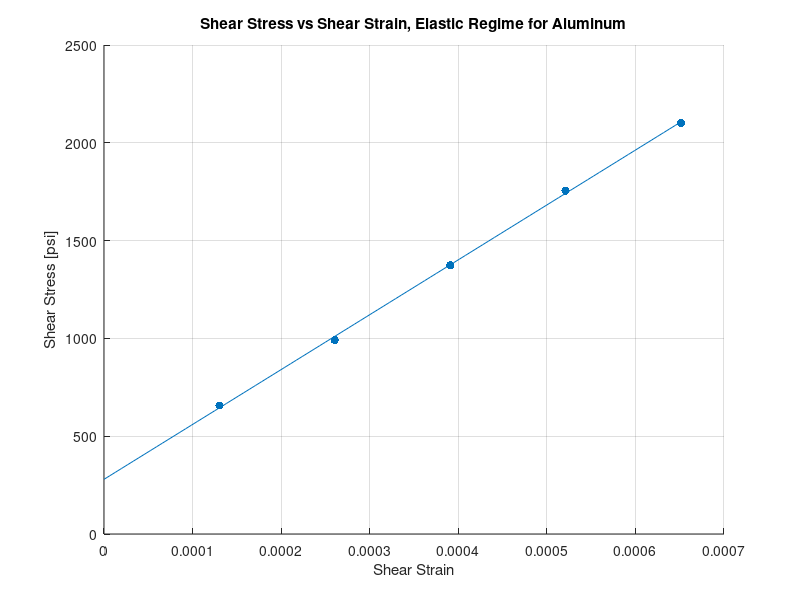

Source code (MATLAB): (Note: this script raises an error after producing the figure.)
%% MAE 374 LAB 2 Main Script
clear, clc, close all

%% Raw Data

alum.length_in = 12.1;
alum.dia_in = [0.758 0.748 0.752];
alum.avgDia_in = mean(alum.dia_in);
alum.rad_in = alum.avgDia_in/2;

alum.twist_deg   = [0.24 0.48 0.72 0.96 1.20];
alum.torque_lbin = [55   83   115  147  176];
alum.twist_rad   = deg2rad(alum.twist_deg);

% https://www.engineeringtoolbox.com/modulus-rigidity-d_946.html
% alum 6061

alum.stShearMod_psi = 3.5e6;

steel.length_in = 14.0;
steel.dia_in = [0.750 0.754 0.750];
steel.avgDia_in = mean(steel.dia_in);
steel.rad_in    = steel.avgDia_in/2;

steel.twist_deg   = [0.24 0.48 0.72 0.96 1.20];
steel.torque_lbin = [138  200  259  302  354];
steel.twist_rad = deg2rad(steel.twist_deg);

steel.stShearMod_psi = 1.12e7;

%% Calculations

material.Aluminum = alum;
material.Steel = steel;

matList = fieldnames(material);
n = length(matList);

for k = 1:n
    name = matList{k};

    % first calculate polar moment of inertia
    material.(name).J_in4 = (pi * (material.(name).rad_in)^4)/2;

    % calculate shear stress at each point
    material.(name).tau_psi = (material.(name).torque_lbin .* material.(name).rad_in)./material.(name).J_in4;

    % calculate shear strain at each point
    material.(name).gamma = (material.(name).rad_in .* material.(name).twist_rad)./material.(name).length_in;

    % find shear modulus using the line of best fit
    material.(name).bestFit = polyfit(material.(name).gamma, material.(name).tau_psi,1);

    % shear modulus for each point, then avg
    material.(name).allShearModulus_psi = material.(name).tau_psi./material.(name).gamma;
    material.(name).shearModulus_psi = mean(material.(name).allShearModulus_psi);

    % shear modulus error
    material.(name).allShearErr = abs(material.(name).stShearMod_psi-material.(name).allShearModulus_psi)./material.(name).stShearMod_psi * 100;
    material.(name).shearErr = abs(material.(name).stShearMod_psi - material.(name).shearModulus_psi)/material.(name).stShearMod_psi * 100;

    % strain error
    material.(name).stGamma = material.(name).tau_psi./material.(name).stShearMod_psi;
    material.(name).gammaErr = abs(material.(name).stGamma-material.(name).gamma)./material.(name).stGamma * 100;


    % plot the results
    x = linspace(0,material.(name).gamma(end));
    y = polyval(material.(name).bestFit,x);
    figure('Name', name)
    scatter(material.(name).gamma, material.(name).tau_psi,'filled');
    hold on, grid on
    plot(x, y)
    xlabel('Shear Strain')
    ylabel('Shear Stress [psi]')
    title(['Shear Stress vs Shear Strain, Elastic Regime for ', name])
    ax = gca;
    ax.FontSize = 20;

end

%% Output

fprintf('Aluminum: \n')
fprintf('Torque [lb-in] \t Twist [deg] \t Twist [rad] \t Tau [psi] \t Gamma \t\t G exp [psi] \t G Err \t\t Theor Gamma \t Gamma Err\n')
fprintf('%10.3f \t %10.3f \t %10.3f \t %10.3f \t %10.6f \t %10.3f \t %10.3f \t %10.6f \t %10.3f\n', [material.Aluminum.torque_lbin; material.Aluminum.twist_deg; material.Aluminum.twist_rad; material.Aluminum.tau_psi; material.Aluminum.gamma; material.Aluminum.allShearModulus_psi; material.Aluminum.allShearErr; material.Aluminum.stGamma; material.Aluminum.gammaErr])
fprintf('\nShear Modulus Exp (psi):\t %0.3f\n', material.Aluminum.shearModulus_psi)
fprintf('Shear Modulus Err (psi):\t %0.3f%%\n\n', material.Aluminum.shearErr)

fprintf('Steel: \n')
fprintf('Torque [lb-in] \t Twist [deg] \t Twist [rad] \t Tau [psi] \t Gamma \t\t G exp [psi] \t G Err \t\t Theor Gamma \t Gamma Err\n')
fprintf('%10.3f \t %10.3f \t %10.3f \t %10.3f \t %10.6f \t %10.3f \t %10.3f \t %10.6f \t %10.3f\n', [material.Steel.torque_lbin; material.Steel.twist_deg; material.Steel.twist_rad; material.Steel.tau_psi; material.Steel.gamma; material.Steel.allShearModulus_psi; material.Steel.allShearErr; material.Steel.stGamma; material.Steel.gammaErr])
fprintf('\nShear Modulus Exp (psi):\t %0.3f\n', material.Steel.shearModulus_psi)
fprintf('Shear Modulus Err (psi):\t %0.3f%%\n\n', material.Steel.shearErr)

%% plot of gammas
figure('Name','Gammas');
scatter(material.Aluminum.gamma, material.Aluminum.tau_psi,80, 'filled');
hold on, grid on
scatter(material.Aluminum.stGamma, material.Aluminum.tau_psi,80,'filled')
scatter(material.Steel.gamma, material.Steel.tau_psi,80, 'filled')
scatter(material.Steel.stGamma, material.Steel.tau_psi,80, 'filled')
title('Experimental Strain vs Standard Strain')
xlabel('Shear Strain')
ylabel('Shear Stress (psi)')
legend({'Aluminum Experimental', 'Aluminum Standard','Steel Experimental','Steel Standard'},'Location','best')
ax = gca;
ax.FontSize = 20;

